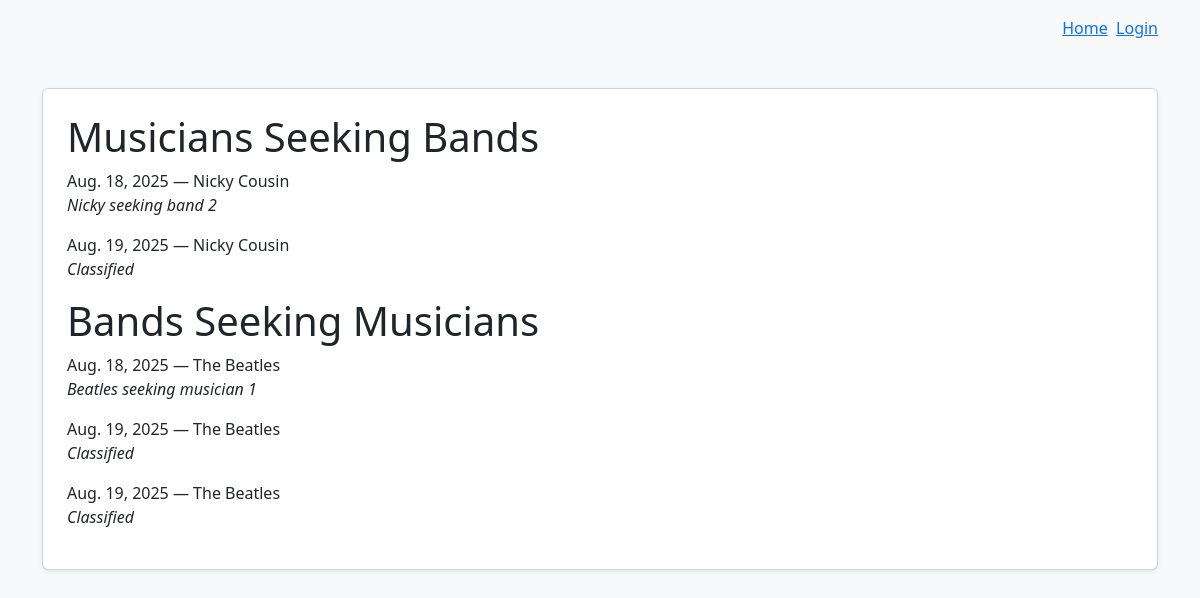
/content/list-ads/, run on the app's committed database.
### content/models.py (models this page shows, shortened)
class SeekingAd(models.Model):
    date = models.DateField(auto_now_add=True)
    owner = models.ForeignKey(User, on_delete=models.CASCADE)
    seeking = models.CharField(max_length=1, choices=MusicianBandChoice.choices)
    musician = models.ForeignKey(
        Musician, on_delete=models.SET_NULL, blank=True, null=True
    )
    band = models.ForeignKey(Band, on_delete=models.SET_NULL, blank=True, null=True)
    content = models.TextField()
    class Meta:
        ordering = [
            "date",
        ]

### bands/models.py (models this page shows, shortened)
class Musician(models.Model):
    first_name = models.CharField(max_length=50)
    last_name = models.CharField(max_length=50)
    birth = models.DateField()
    description = models.TextField(blank=True)
    picture = models.ImageField(blank=True, null=True)
    class Meta:
        ordering = ["last_name", "first_name"]

class Band(models.Model):
    name = models.CharField(max_length=20)
    musicians = models.ManyToManyField(Musician)
    class Meta:
        ordering = [
            "name",
        ]

### content/views.py (the view)
# urls.py: path("list-ads/", views.list_ads, name="list_ads"),
def list_ads(request):
    data = {
        "seeking_musician": SeekingAd.objects.filter(
            seeking=MusicianBandChoice.MUSICIAN
        ),
        "seeking_band": SeekingAd.objects.filter(seeking=MusicianBandChoice.BAND),
    }
    return render(request, "list_ads.html", data)

### templates/list_ads.html (shortened to what this page needs)
{% extends "base.html" %}
{% block content %}
    <h1>Musicians Seeking Bands</h1>
    {% for ad in seeking_band %}
        <p>
            {{ ad.date }} &mdash;
            {{ ad.musician.first_name }} {{ ad.musician.last_name }}
            <br/>
            <i>{{ ad.content }}</i>
        </p>
    {% empty %}
        <p><i>No ads at this time</i></p>
    {% endfor %}
    <h1>Bands Seeking Musicians</h1>
    {% for ad in seeking_musician %}
        <p>
            {{ ad.date }} &mdash; {{ ad.band.name }}
            <br/>
            <i>{{ ad.content }}</i>
        </p>
    {% empty %}
        <p><i>No ads at this time</i></p>
    {% endfor %}
{% endblock content %}

### data on the page
SeekingAd: date "Aug. 18, 2025", musician.first_name "Nicky", musician.last_name "Cousin", content "Nicky seeking band 2"
SeekingAd: date "Aug. 19, 2025", musician.first_name "Nicky", musician.last_name "Cousin", content "Classified"
SeekingAd: date "Aug. 18, 2025", band.name "The Beatles", content "Beatles seeking musician 1"
SeekingAd: date "Aug. 19, 2025", band.name "The Beatles", content "Classified"
SeekingAd: date "Aug. 19, 2025", band.name "The Beatles", content "Classified"
